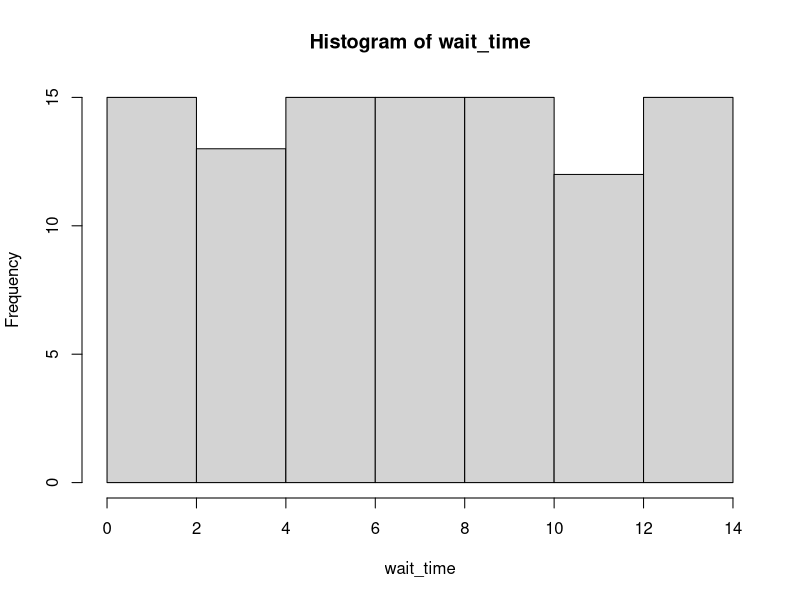
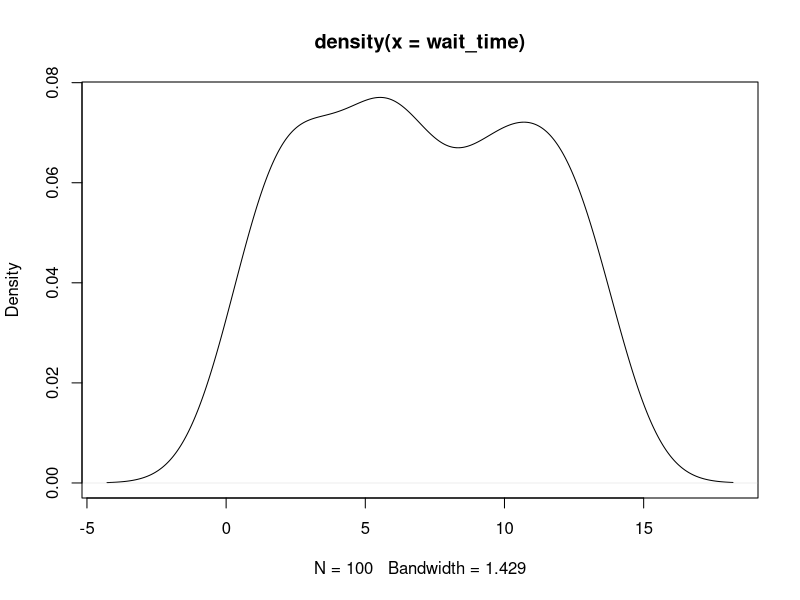
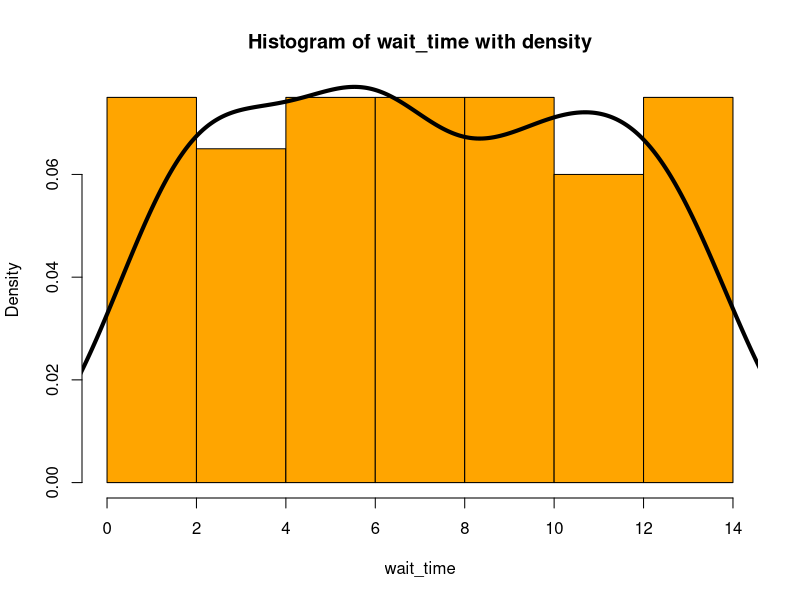
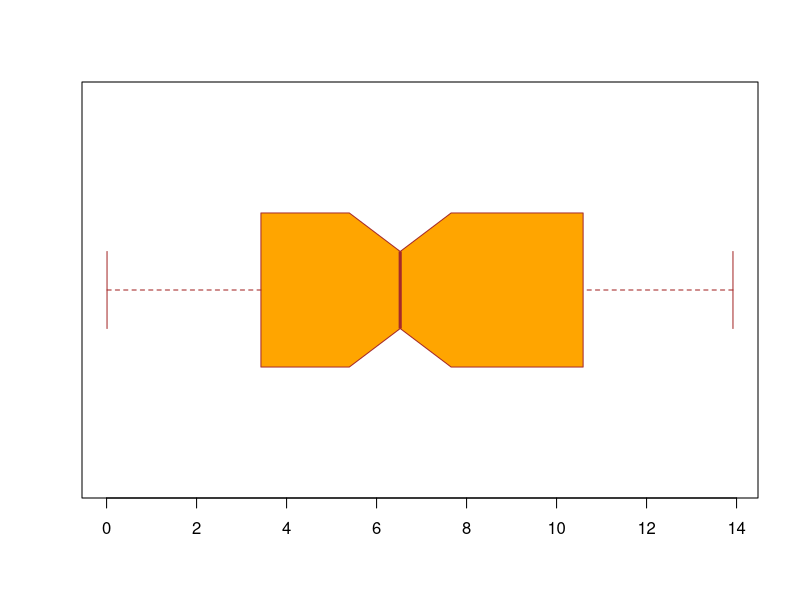

Write R code to recreate these figures, in order.
# 1. nie
# 2. tabelaryczny, graficzny, statystyki opisowe
# 3. nie
# 4. nie
# 5. sd()

# 6.
# rozkład empiryczny - uzyskany na podstawie badania statystycznego opis wartości przyjmowanych przez cechę statystyczną przy pomocy częstości ich występowania. 
# Rozkład empiryczny z reguły jest prezentowany jako szereg rozdzielczy (tabela).

# 7.
# model statystyczny - hipoteza lub układ hipotez, które są sformułowane w sposób matematyczny (równanie, układ równań), który przedstawia zasadnicze powiązania
# występujące pomiędzy rozpatrywanymi zjawiskami rzeczywistymi.

# 8.
# statystyka - każda (mierzalna) funkcja próby. Służy do wyodrębnienia istotnych cech danych doświadczalnych. Pojęcie statystyki w statystyce matematycznej jest 
# odpowiednikiem zmiennej losowej w rachunku prawdopodobieństwa.


# 9.
moment = function(r, values) {
  sum = 0;
  for (val in values) {
    sum = sum + val^r;
  }
  
  sum / length(values)
}


# zmienna ciągła
wait_time = c(4.03, 11.04,  5.73, 12.36, 13.17,  0.64,  7.39, 12.49,  7.72,  6.39, 13.40,  6.35,  9.49,  8.02,  
              1.44, 12.60,  3.45,  0.59,  4.59, 13.36, 12.45,  9.70,  8.97, 13.92,  9.18,  9.92,  7.62,  8.32,  
              4.05,  2.06, 13.48, 12.63,  9.67, 11.14,  0.34,  6.69, 10.62,  3.03,  4.45, 3.24,  2.00,  5.80,  
              5.79,  5.16,  2.13,  1.94, 3.26,  6.52,  3.72, 12.01,  0.64,  6.19, 11.18,  1.71,  7.85,  2.89,  
              1.79, 10.55, 12.53,  5.24,  9.31,  1.33,  5.38,  3.84, 11.40,  6.28, 11.34, 11.37, 11.12, 6.16,
              10.56,  8.81,  9.94,  0.01,  6.65,  3.08,  5.32,  8.58,  4.93,  1.56,  3.41,  9.35,  5.85, 11.03,  
              1.44,  6.09, 13.79, 12.50, 12.41,  2.45,  1.83,  9.14, 4.81,  9.19,  4.49,  2.63, 10.95,  1.31,  6.53, 7.16)

# 10.
# a)
w_t_mean = mean(wait_time)
w_t_median = median(wait_time)
w_t_sd = sd(wait_time)
w_t_cv = w_t_sd / w_t_mean

# b)
hist(wait_time)

# c)
w_t_den = density(wait_time)
plot(w_t_den)

# d)
hist(
  wait_time,
  col = "orange",
  prob = TRUE,
  main = "Histogram of wait_time with density"
)
lines(
  density(wait_time),
  lwd = 4
)

# e)
boxplot(
  wait_time,
  col = "orange",
  border = "brown",
  horizontal = TRUE,
  notch = TRUE  
)
